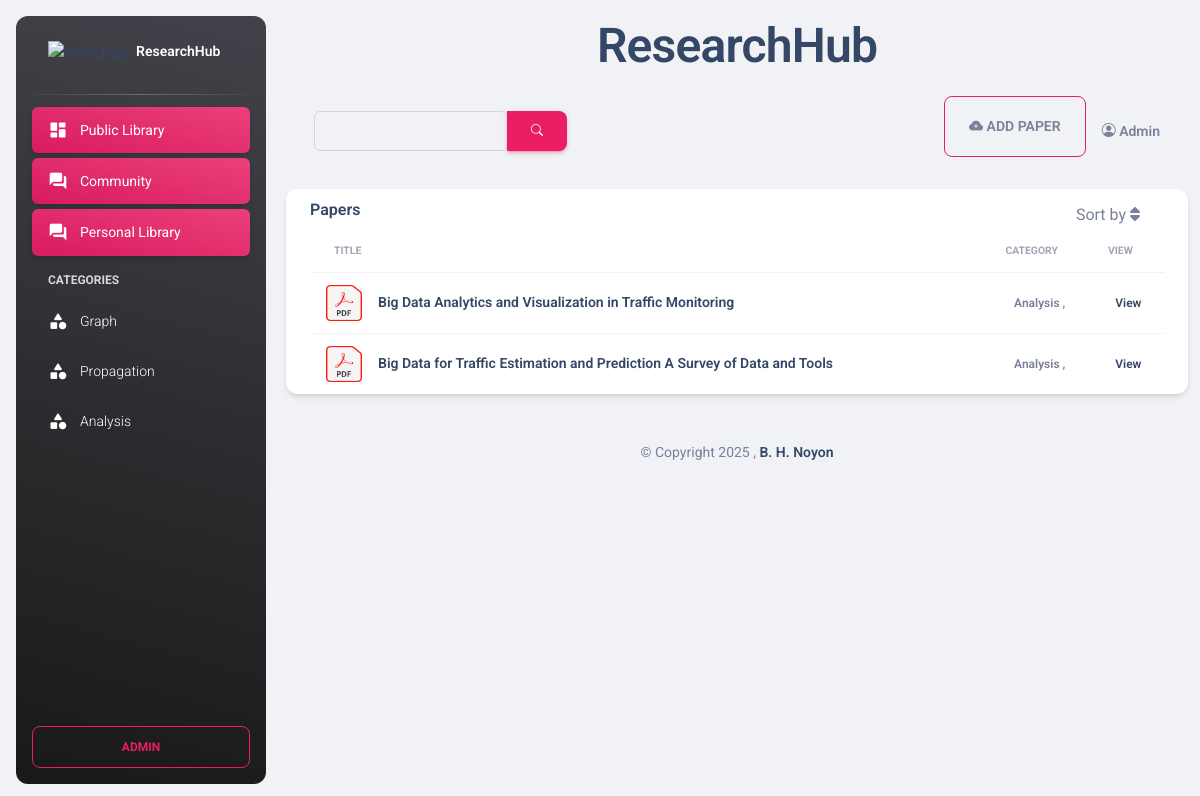
The page /category/3 on the database its author committed.
### appBrowser/models.py (models this page shows, shortened)
class Category(models.Model):
    name = models.CharField(max_length=100)
    description = models.CharField(max_length=100, null=True, blank=True)
    created_at = models.DateTimeField(default=datetime.now())

class PaperInfo(models.Model):
    class Visibility(models.TextChoices):
        PUBLIC = "public", "Public"
        PRIVATE = "private", "Private"
    title = models.CharField(max_length=200, null=True, blank=True, default='Not set')
    description = models.TextField(max_length=1000, null=True, blank=True, default='Not set')
    file = models.FileField(upload_to='media/')
    category = models.ManyToManyField(Category, blank=True, null=True)
    tag = models.ManyToManyField(Tag, blank=True, null=True)
    doi = models.CharField(max_length=200, null=True, blank=True, default='Not set')
    visibility = models.CharField(max_length=10, choices=Visibility.choices, default=Visibility.PRIVATE)
    created_at = models.DateTimeField(auto_now_add=True)
    updated_at = models.DateTimeField(auto_now=True)
    total_read = models.IntegerField(default=0)
    total_downloaded = models.IntegerField(default=0)
    owner = models.ForeignKey(User, on_delete=models.CASCADE,blank=True, null=True)

### appBrowser/views.py (the view)
# urls.py: path('category/<id>', views.category, name='category'),
def category(request, id):
    papers = PaperInfo.objects.filter(category__in=id)
    categories = Category.objects.all()
    return render(request, 'dashboard.html', {'papers': papers, 'categories': categories})

### templates/dashboard.html (shortened to what this page needs)
{% extends "root.html" %}
{% load static %}
{% block content %}
    {% include 'aside.html' %}
    <main class="main-content position-relative max-height-vh-100 h-100 border-radius-lg ">
        <div class="text-center mt-3">
            <h1>ResearchHub</h1>
        </div>
        {% include 'navbar.html' %}
        <div class="container-fluid py-1">
            <div class="row mb-4">
                <div class="mb-md-0 mb-4">
                    <div class="card">
                        <div class="card-header pb-0 pt-2">
                            <div class="row">
                                <div class="col-lg-6 col-7">
                                    <h6>Papers</h6>
                                </div>
                                <div class="col-lg-6 col-5 my-auto text-end">
                                    <div class="dropdown float-lg-end pe-4">
                                        <a class="cursor-pointer text-secondary" id="dropdownTable"
                                           data-bs-toggle="dropdown"
                                           aria-expanded="false">Sort by
                                            <i class="fa fa-sort text-secondary"></i>
                                        </a>
                                    </div>
                                </div>
                            </div>
                        </div>
                        <div class="card-body py-0 my-0">
                            <div class="table-responsive">
                                <table class="table align-items-center mb-0">
                                    <thead>
                                    <tr>
                                        <th class="text-uppercase text-secondary text-xxs font-weight-bolder opacity-7">
                                            Title
                                        </th>
                                        <th class="text-center text-uppercase text-secondary text-xxs font-weight-bolder opacity-7 ps-2">
                                            Category
                                        </th>
                                        <th class="text-center text-uppercase text-secondary text-xxs font-weight-bolder opacity-7 ps-2">
                                            View
                                        </th>
                                    </tr>
                                    </thead>
                                    <tbody>
                                    {% for paper in papers %}
                                        <tr>
                                            <td>
                                                <div class="d-flex px-2 py-1">
                                                    <div>
                                                        <img src="{% static 'img/pdf.png' %}"
                                                             class=" avatar-sm me-3" alt="xd">
                                                    </div>
                                                    <div class="d-flex flex-column justify-content-center">
                                                        <h6 class="mb-0 text-sm">{{ paper.title }}</h6>
                                                    </div>
                                                </div>
                                            </td>
                                            <td class="align-middle text-center text-sm">
                                                {% for tag in paper.category.all %}
                                                    <span class="text-xs font-weight-bold"> {{ tag.name }} </span>,
                                                {% endfor %}
                                            </td>
                                            <td class="align-middle text-center text-sm">
                                                <a class="text-xs font-weight-bold"
                                                   href="{% url 'read' paper.id %}">View</a>
                                            </td>
                                        </tr>
                                    {% endfor %}
                                    </tbody>
                                </table>
                            </div>
                        </div>
                    </div>
                </div>
            </div>
            {% include 'footer.html' %}
        </div>
    </main>
{% endblock %}

### templates/aside.html (shortened to what this page needs)
{% load static %}
<aside class="sidenav navbar navbar-vertical navbar-expand-xs border-0 border-radius-xl my-3 fixed-start ms-3   bg-gradient-dark"
       id="sidenav-main">
    <div class="sidenav-header">
        <a class="navbar-brand m-0" href="/">
            <img src="{% static 'img/research.png' %}" class="navbar-brand-img h-100" alt="main_logo">
            <span class="ms-1 font-weight-bold text-white">ResearchHub</span>
        </a>
    </div>
    <hr class="horizontal light mt-0 mb-2">
    <div class="collapse navbar-collapse  w-auto " id="sidenav-collapse-main">
        <ul class="navbar-nav">
            <li class="nav-item">
                <a class="nav-link text-white active bg-gradient-primary" href="/">
                    <div class="text-white text-center me-2 d-flex align-items-center justify-content-center">
                        <i class="material-icons opacity-10">dashboard</i>
                    </div>
                    <span class="nav-link-text ms-1">Public Library</span>
                </a>
            </li>
            <li class="nav-item">
                <a class="nav-link text-white active bg-gradient-primary" href="{% url 'community' %}">
                    <div class="text-white text-center me-2 d-flex align-items-center justify-content-center">
                        <i class="material-icons opacity-10">forum</i>
                    </div>
                    <span class="nav-link-text ms-1">Community</span>
                </a>
            </li>
            <li class="nav-item">
                <a class="nav-link text-white active bg-gradient-primary" href="{% url 'mylibrary' %}">
                    <div class="text-white text-center me-2 d-flex align-items-center justify-content-center">
                        <i class="material-icons opacity-10">forum</i>
                    </div>
                    <span class="nav-link-text ms-1">Personal Library</span>
                </a>
            </li>
            <li class="nav-item mt-3">
                <h6 class="ps-4 ms-2 text-uppercase text-xs text-white font-weight-bolder opacity-8">Categories</h6>
            </li>
            {% for category in categories %}
                <li class="nav-item">
                    <a class="nav-link text-white " href="{% url 'category' category.id %}">
                        <div class="text-white text-center me-2 d-flex align-items-center justify-content-center">
                            <i class="material-icons opacity-10">category</i>
                        </div>
                        <span class="nav-link-text ms-1">{{ category.name }}</span>
                    </a>
                </li>
            {% endfor %}
        </ul>
    </div>
    <div class="sidenav-footer position-absolute w-100 bottom-0 ">
        <div class="mx-3">
            <a class="btn btn-outline-primary mt-4 w-100"
               href="/admin"
               type="button">Admin</a>
        </div>
    </div>
</aside>

### rows shown on the page
Category: name "Graph"
Category: name "Propagation"
Category: name "Analysis"
PaperInfo: title "Big Data Analytics and Visualization in Traffic Monitoring"
PaperInfo: title "Big Data for Traffic Estimation and Prediction A Survey of Data and Tools"
